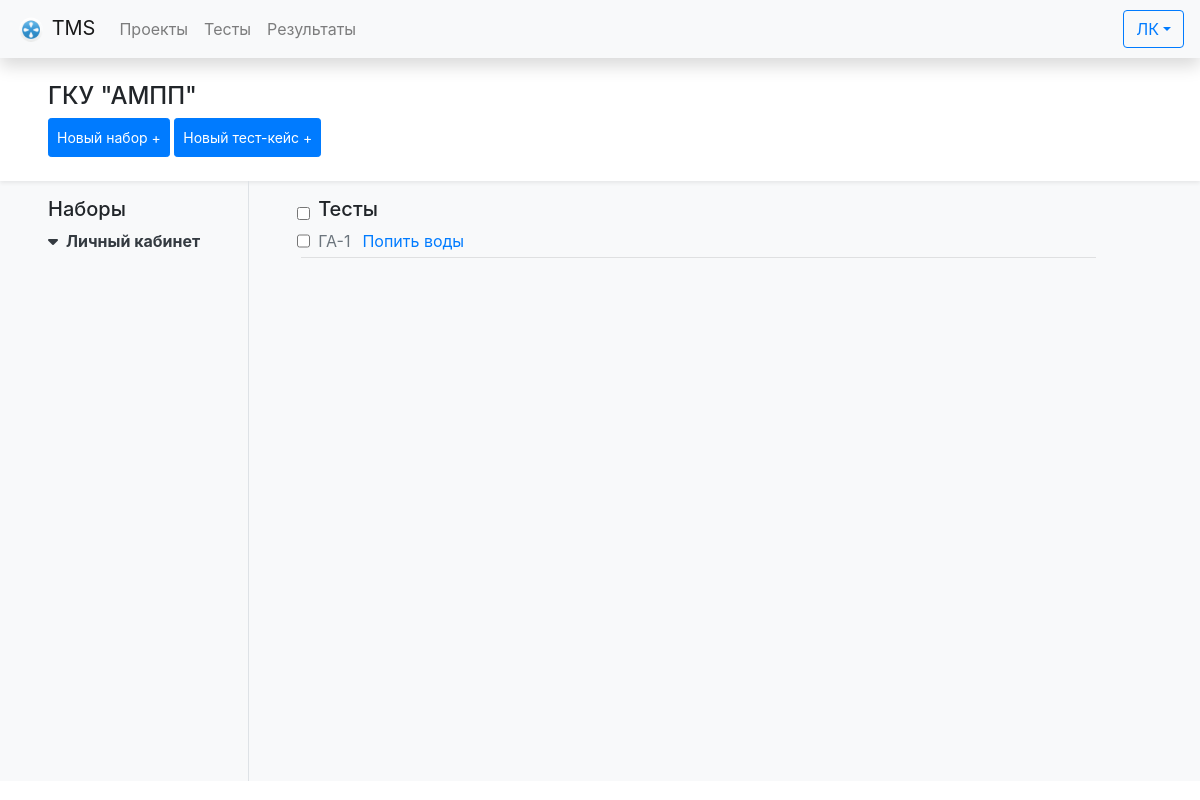
Screenshot of /project/2/ with the database file from the repository.
### tests/models.py (models this page shows, shortened)
class Projects(models.Model):
    id = models.AutoField(
        primary_key=True, verbose_name=_("Код проекта"))
    name = models.CharField(max_length=50, verbose_name=_(
        "Название проекта"), help_text="Название проекта", blank=False)
    class Meta:
        verbose_name = _("Проект")
        verbose_name_plural = _("Проекты")
        ordering = ['name']
    def __str__(self):
        return self.name
    def acronym(self):
        regex = re.compile('[^а-яА-Яa-zA-Z]')
        return "".join(e[0].upper() for e in regex.sub(' ', self.name).split())

class TestSuites(models.Model):
    id = models.AutoField(_("Код набора"), primary_key=True)
    name = models.CharField(_("Название набора"), max_length=50)
    project = models.ForeignKey(Projects, verbose_name=_(
        "Проект"), on_delete=models.PROTECT)
    class Meta:
        verbose_name = _("Тестовй набор")
        verbose_name_plural = _("Тестовые наборы")

class TestCases(models.Model):
    id = models.AutoField(_("Код тест-кейса"), primary_key=True)
    """
    Описание тест-кейса
    """
    title = models.CharField(_("Название"), max_length=100)
    precondition = models.TextField(_("Предусловия"), blank=True, null=True)
    description = models.TextField(_("Описание"), blank=True, null=True)
    expectedResult = models.TextField(
        _("Ожидаемый результат"), blank=True, null=True)
    """
    Параметры тест кейса:
    - Проект
    - Набор
    - Тип теста
    - Приоритет
    - Статус
    - Автоматизирован (True/False)
    """
    project = models.ForeignKey(Projects, verbose_name=_(
        "Проект"), on_delete=models.PROTECT)
    suite = models.ForeignKey(TestSuites, verbose_name=_(
        "Группа"), on_delete=models.PROTECT)
    type = models.ForeignKey(TestTypes, verbose_name=_(
        "Тип теста"), on_delete=models.PROTECT)
    priority = models.ForeignKey(TestPriorities, verbose_name=_(
        "Приоритет"), on_delete=models.PROTECT)
    status = models.ForeignKey(TestStatuses, verbose_name=_(
        "Статус"), on_delete=models.PROTECT, default=3)
    isAutomated = models.BooleanField(_("Автоматизирован"))
    """
    Кем и когда создано
    """
    created_by = models.ForeignKey(
        settings.AUTH_USER_MODEL, verbose_name="Создатель", on_delete=models.PROTECT, related_name='created_by')
    created_date = models.DateTimeField(_("Создано"), auto_now_add=True)
    """
    Кем и когда модифицировано
    """
    lastModified_by = models.ForeignKey(
        settings.AUTH_USER_MODEL, verbose_name="Последние изменения", on_delete=models.PROTECT, related_name='modified_by')
    lastModified_date = models.DateTimeField(_("Изменено"), auto_now=True)
    class Meta:
        verbose_name = _("Тест-кейс")
        verbose_name_plural = _("Тест-кейсы")

### tests/views.py (the view)
# urls.py: path('project/<int:project_pk>/', views.project_view, name='project_view'),
def project_view(request, project_pk):
    project = Projects.objects.get(id=project_pk)
    if request.method == "POST":
        create_suite(request.POST, project)
        return redirect(request.META['HTTP_REFERER'])
    suite_list = TestSuites.objects.filter(project=project_pk)
    suite_test_list = dict()
    testCaseSteps = dict()
    for suite_iter in suite_list:
        tests = TestCases.objects.filter(
            suite=suite_iter, project=project_pk).order_by('title')
        suite_test_list[suite_iter.name] = tests
        for test in tests:
            testCaseSteps[test.id] = TestCaseSteps.objects.filter(
                testCase__project=project, testCase=test)
    return render(request, 'project_view.html', {
        'project': project,
        'suite_list': suite_list,
        'suite_test_list': suite_test_list,
        'testCaseSteps': testCaseSteps
        }
    )

### tests/models.py (called while the page is built)
    def __str__(self):
        return self.description

### tests/views.py (called while the page is built)
@register.filter
def get_item(dictionary, key):
    return dictionary[key]

### templates/project_view.html (shortened to what this page needs)
{% extends 'base.html' %}
{% block content %}
    <div class="bg-light">
        <div class="p-4 px-5 bg-white shadow-sm">
            <h4>{{ project }}</h4>
            <button type="button"
                    class="btn btn-primary btn-sm p-2 text-nowrap"
                    data-toggle="modal"
                    data-target="#newSuite">Новый набор +</button>
            <button type="button"
                    class="btn btn-primary btn-sm p-2 text-nowrap"
                    data-toggle="modal"
                    data-target="#newTestCase">Новый тест-кейс +</button>
        </div>
        <div class="d-flex flex-row"  style="height: 75vh;">
            <div id="suites"class="pt-3 px-5">
                <h5>Наборы</h5>
                {% if suite_test_list %}
                    {% for suite_name, test_list in suite_test_list.items %}
                        <a class="d-flex align-items-center font-weight-bold text-dark"
                           data-toggle="collapse"
                           href="#collapse_{{ forloop.counter }}"
                           name="suiteSelect"
                           style="text-decoration: none;
                                  important">
                            <i class="fa-solid fa-caret-down"></i>
                            <div class="ml-2">{{ suite_name }}</div>
                        </a>
                    {% endfor %}
                {% else %}
                    <div class="text-danger">Нет наборов</div>
                {% endif %}
            </div>
            {% include "testCase/testCase_table.html" %}
        </div>
    </div>
{% endblock content %}

### templates/testCase/testCase_table.html (shortened to what this page needs)
{% block testCaseTable %}
    <div id="tests" class="w-75 border-left pt-3 px-5">
        <div class="d-flex align-items-center">
            <input type="checkbox" onClick="toggle(this)" class="mr-2">
            <h5>Тесты</h5>
        </div>
        {% if suite_test_list %}
            {% with projectAcronym=project.acronym %}
                {% for suite_name, test_list in suite_test_list.items %}
                    {% if test_list %}
                        <div class="collapse show" id="collapse_{{ forloop.counter }}">
                            {% for test in test_list %}
                                <div class="d-flex flex-row">
                                    <input type="checkbox" name="testSelect">
                                    <a class="d-flex flex-row"
                                       href=""
                                       data-toggle="modal"
                                       data-target="#testCaseModal_{{ test.id }}">
                                        <div class="mx-2 text-secondary">{{ projectAcronym }}-{{ test.id }}</div>
                                        <div class="mx-1">{{ test.title }}</div>
                                    </a>
                                </div>
                                <hr class="m-1">
                            {% endfor %}
                        </div>
                    {% endif %}
                {% endfor %}
            {% endwith %}
        {% else %}
            <div>Нет тестов :(</div>
        {% endif %}
    </div>
{% endblock %}

### rows the page displays
Projects: name "ГКУ \"АМПП\""
TestSuites: suite_test_list "Личный кабинет"
TestCases: projectAcronym "ГА", id "1", title "Попить воды"
